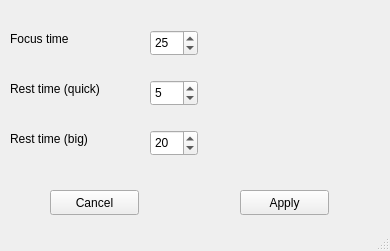
<?xml version="1.0" encoding="UTF-8"?>
<ui version="4.0">
 <class>pref_win</class>
 <widget class="QMainWindow" name="pref_win">
  <property name="geometry">
   <rect>
    <x>0</x>
    <y>0</y>
    <width>390</width>
    <height>251</height>
   </rect>
  </property>
  <property name="contextMenuPolicy">
   <enum>Qt::NoContextMenu</enum>
  </property>
  <property name="windowTitle">
   <string>Pomotimer - Preferences</string>
  </property>
  <widget class="QWidget" name="centralwidget">
   <widget class="QLabel" name="label">
    <property name="geometry">
     <rect>
      <x>10</x>
      <y>30</y>
      <width>81</width>
      <height>17</height>
     </rect>
    </property>
    <property name="text">
     <string>Focus time</string>
    </property>
   </widget>
   <widget class="QSpinBox" name="spinBox">
    <property name="geometry">
     <rect>
      <x>150</x>
      <y>30</y>
      <width>48</width>
      <height>26</height>
     </rect>
    </property>
    <property name="value">
     <number>25</number>
    </property>
   </widget>
   <widget class="QLabel" name="label_2">
    <property name="geometry">
     <rect>
      <x>10</x>
      <y>80</y>
      <width>121</width>
      <height>17</height>
     </rect>
    </property>
    <property name="text">
     <string>Rest time (quick)</string>
    </property>
   </widget>
   <widget class="QLabel" name="label_3">
    <property name="geometry">
     <rect>
      <x>10</x>
      <y>130</y>
      <width>121</width>
      <height>17</height>
     </rect>
    </property>
    <property name="text">
     <string>Rest time (big)</string>
    </property>
   </widget>
   <widget class="QSpinBox" name="spinBox_2">
    <property name="geometry">
     <rect>
      <x>150</x>
      <y>130</y>
      <width>48</width>
      <height>26</height>
     </rect>
    </property>
    <property name="value">
     <number>20</number>
    </property>
   </widget>
   <widget class="QSpinBox" name="spinBox_3">
    <property name="geometry">
     <rect>
      <x>150</x>
      <y>80</y>
      <width>48</width>
      <height>26</height>
     </rect>
    </property>
    <property name="value">
     <number>5</number>
    </property>
   </widget>
   <widget class="QPushButton" name="pushButton">
    <property name="geometry">
     <rect>
      <x>50</x>
      <y>190</y>
      <width>89</width>
      <height>25</height>
     </rect>
    </property>
    <property name="text">
     <string>Cancel</string>
    </property>
   </widget>
   <widget class="QPushButton" name="pushButton_2">
    <property name="geometry">
     <rect>
      <x>240</x>
      <y>190</y>
      <width>89</width>
      <height>25</height>
     </rect>
    </property>
    <property name="text">
     <string>Apply</string>
    </property>
   </widget>
  </widget>
  <widget class="QMenuBar" name="menubar">
   <property name="geometry">
    <rect>
     <x>0</x>
     <y>0</y>
     <width>390</width>
     <height>22</height>
    </rect>
   </property>
  </widget>
  <widget class="QStatusBar" name="statusbar"/>
 </widget>
 <resources/>
 <connections/>
</ui>
